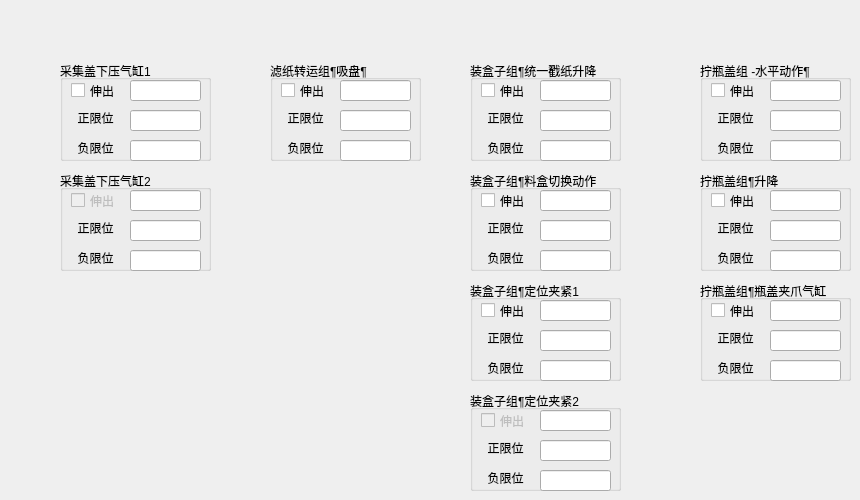
   <widget class="QWidget" name="tab_state">
    <attribute name="title">
     <string>调试模式-混合组气缸</string>
    </attribute>
    <widget class="QGroupBox" name="Cylinder_1">
     <property name="geometry">
      <rect>
       <x>60</x>
       <y>60</y>
       <width>151</width>
       <height>101</height>
      </rect>
     </property>
     <property name="title">
      <string>采集盖下压气缸1</string>
     </property>
     <property name="alignment">
      <set>Qt::AlignLeading|Qt::AlignLeft|Qt::AlignVCenter</set>
     </property>
     <widget class="QCheckBox" name="check_OpenCylinder_1">
      <property name="geometry">
       <rect>
        <x>11</x>
        <y>21</y>
        <width>61</width>
        <height>19</height>
       </rect>
      </property>
      <property name="sizePolicy">
       <sizepolicy hsizetype="Minimum" vsizetype="Fixed">
        <horstretch>0</horstretch>
        <verstretch>0</verstretch>
       </sizepolicy>
      </property>
      <property name="text">
       <string>伸出</string>
      </property>
     </widget>
     <widget class="QLineEdit" name="lineEdit_CylinderCmd_1">
      <property name="geometry">
       <rect>
        <x>70</x>
        <y>20</y>
        <width>71</width>
        <height>21</height>
       </rect>
      </property>
      <property name="text">
       <string/>
      </property>
     </widget>
     <widget class="QLineEdit" name="lineEdit_CylinderPosStatus_1">
      <property name="geometry">
       <rect>
        <x>70</x>
        <y>50</y>
        <width>71</width>
        <height>21</height>
       </rect>
      </property>
      <property name="text">
       <string/>
      </property>
      <property name="alignment">
       <set>Qt::AlignCenter</set>
      </property>
     </widget>
     <widget class="QLabel" name="label_CylinderPosStatus_1">
      <property name="geometry">
       <rect>
        <x>10</x>
        <y>50</y>
        <width>51</width>
        <height>16</height>
       </rect>
      </property>
      <property name="text">
       <string>正限位</string>
      </property>
      <property name="alignment">
       <set>Qt::AlignCenter</set>
      </property>
     </widget>
     <widget class="QLineEdit" name="lineEdit_CylinderNegStatus_1">
      <property name="geometry">
       <rect>
        <x>70</x>
        <y>80</y>
        <width>71</width>
        <height>21</height>
       </rect>
      </property>
      <property name="text">
       <string/>
      </property>
      <property name="alignment">
       <set>Qt::AlignCenter</set>
      </property>
     </widget>
     <widget class="QLabel" name="label_CylinderNegStatus_1">
      <property name="geometry">
       <rect>
        <x>10</x>
        <y>80</y>
        <width>51</width>
        <height>16</height>
       </rect>
      </property>
      <property name="text">
       <string>负限位</string>
      </property>
      <property name="alignment">
       <set>Qt::AlignCenter</set>
      </property>
     </widget>
    </widget>
    <widget class="QGroupBox" name="Cylinder_2">
     <property name="geometry">
      <rect>
       <x>60</x>
       <y>170</y>
       <width>151</width>
       <height>101</height>
      </rect>
     </property>
     <property name="title">
      <string>采集盖下压气缸2</string>
     </property>
     <property name="alignment">
      <set>Qt::AlignLeading|Qt::AlignLeft|Qt::AlignVCenter</set>
     </property>
     <widget class="QCheckBox" name="check_OpenCylinder_2">
      <property name="enabled">
       <bool>false</bool>
      </property>
      <property name="geometry">
       <rect>
        <x>11</x>
        <y>21</y>
        <width>61</width>
        <height>19</height>
       </rect>
      </property>
      <property name="sizePolicy">
       <sizepolicy hsizetype="Minimum" vsizetype="Fixed">
        <horstretch>0</horstretch>
        <verstretch>0</verstretch>
       </sizepolicy>
      </property>
      <property name="text">
       <string>伸出</string>
      </property>
     </widget>
     <widget class="QLineEdit" name="lineEdit_CylinderCmd_2">
      <property name="geometry">
       <rect>
        <x>70</x>
        <y>20</y>
        <width>71</width>
        <height>21</height>
       </rect>
      </property>
      <property name="text">
       <string/>
      </property>
     </widget>
     <widget class="QLineEdit" name="lineEdit_CylinderPosStatus_2">
      <property name="geometry">
       <rect>
        <x>70</x>
        <y>50</y>
        <width>71</width>
        <height>21</height>
       </rect>
      </property>
      <property name="text">
       <string/>
      </property>
      <property name="alignment">
       <set>Qt::AlignCenter</set>
      </property>
     </widget>
     <widget class="QLabel" name="label_CylinderPosStatus_2">
      <property name="geometry">
       <rect>
        <x>10</x>
        <y>50</y>
        <width>51</width>
        <height>16</height>
       </rect>
      </property>
      <property name="text">
       <string>正限位</string>
      </property>
      <property name="alignment">
       <set>Qt::AlignCenter</set>
      </property>
     </widget>
     <widget class="QLineEdit" name="lineEdit_CylinderNegStatus_2">
      <property name="geometry">
       <rect>
        <x>70</x>
        <y>80</y>
        <width>71</width>
        <height>21</height>
       </rect>
      </property>
      <property name="text">
       <string/>
      </property>
      <property name="alignment">
       <set>Qt::AlignCenter</set>
      </property>
     </widget>
     <widget class="QLabel" name="label_CylinderNegStatus_2">
      <property name="geometry">
       <rect>
        <x>10</x>
        <y>80</y>
        <width>51</width>
        <height>16</height>
       </rect>
      </property>
      <property name="text">
       <string>负限位</string>
      </property>
      <property name="alignment">
       <set>Qt::AlignCenter</set>
      </property>
     </widget>
    </widget>
    <widget class="QGroupBox" name="Cylinder_4">
     <property name="geometry">
      <rect>
       <x>700</x>
       <y>170</y>
       <width>151</width>
       <height>101</height>
      </rect>
     </property>
     <property name="title">
      <string>拧瓶盖组¶升降</string>
     </property>
     <property name="alignment">
      <set>Qt::AlignLeading|Qt::AlignLeft|Qt::AlignVCenter</set>
     </property>
     <widget class="QCheckBox" name="check_OpenCylinder_4">
      <property name="geometry">
       <rect>
        <x>11</x>
        <y>21</y>
        <width>61</width>
        <height>19</height>
       </rect>
      </property>
      <property name="sizePolicy">
       <sizepolicy hsizetype="Minimum" vsizetype="Fixed">
        <horstretch>0</horstretch>
        <verstretch>0</verstretch>
       </sizepolicy>
      </property>
      <property name="text">
       <string>伸出</string>
      </property>
     </widget>
     <widget class="QLineEdit" name="lineEdit_CylinderCmd_4">
      <property name="geometry">
       <rect>
        <x>70</x>
        <y>20</y>
        <width>71</width>
        <height>21</height>
       </rect>
      </property>
      <property name="text">
       <string/>
      </property>
     </widget>
     <widget class="QLineEdit" name="lineEdit_CylinderPosStatus_4">
      <property name="geometry">
       <rect>
        <x>70</x>
        <y>50</y>
        <width>71</width>
        <height>21</height>
       </rect>
      </property>
      <property name="text">
       <string/>
      </property>
      <property name="alignment">
       <set>Qt::AlignCenter</set>
      </property>
     </widget>
     <widget class="QLabel" name="label_CylinderPosStatus_4">
      <property name="geometry">
       <rect>
        <x>10</x>
        <y>50</y>
        <width>51</width>
        <height>16</height>
       </rect>
      </property>
      <property name="text">
       <string>正限位</string>
      </property>
      <property name="alignment">
       <set>Qt::AlignCenter</set>
      </property>
     </widget>
     <widget class="QLineEdit" name="lineEdit_CylinderNegStatus_4">
      <property name="geometry">
       <rect>
        <x>70</x>
        <y>80</y>
        <width>71</width>
        <height>21</height>
       </rect>
      </property>
      <property name="text">
       <string/>
      </property>
      <property name="alignment">
       <set>Qt::AlignCenter</set>
      </property>
     </widget>
     <widget class="QLabel" name="label_CylinderNegStatus_4">
      <property name="geometry">
       <rect>
        <x>10</x>
        <y>80</y>
        <width>51</width>
        <height>16</height>
       </rect>
      </property>
      <property name="text">
       <string>负限位</string>
      </property>
      <property name="alignment">
       <set>Qt::AlignCenter</set>
      </property>
     </widget>
    </widget>
    <widget class="QGroupBox" name="Cylinder_7">
     <property name="geometry">
      <rect>
       <x>470</x>
       <y>60</y>
       <width>151</width>
       <height>101</height>
      </rect>
     </property>
     <property name="title">
      <string>装盒子组¶统一戳纸升降</string>
     </property>
     <property name="alignment">
      <set>Qt::AlignLeading|Qt::AlignLeft|Qt::AlignVCenter</set>
     </property>
     <widget class="QCheckBox" name="check_OpenCylinder_7">
      <property name="geometry">
       <rect>
        <x>11</x>
        <y>21</y>
        <width>61</width>
        <height>19</height>
       </rect>
      </property>
      <property name="sizePolicy">
       <sizepolicy hsizetype="Minimum" vsizetype="Fixed">
        <horstretch>0</horstretch>
        <verstretch>0</verstretch>
       </sizepolicy>
      </property>
      <property name="text">
       <string>伸出</string>
      </property>
     </widget>
     <widget class="QLineEdit" name="lineEdit_CylinderCmd_7">
      <property name="geometry">
       <rect>
        <x>70</x>
        <y>20</y>
        <width>71</width>
        <height>21</height>
       </rect>
      </property>
      <property name="text">
       <string/>
      </property>
     </widget>
     <widget class="QLineEdit" name="lineEdit_CylinderPosStatus_7">
      <property name="geometry">
       <rect>
        <x>70</x>
        <y>50</y>
        <width>71</width>
        <height>21</height>
       </rect>
      </property>
      <property name="text">
       <string/>
      </property>
      <property name="alignment">
       <set>Qt::AlignCenter</set>
      </property>
     </widget>
     <widget class="QLabel" name="label_CylinderPosStatus_7">
      <property name="geometry">
       <rect>
        <x>10</x>
        <y>50</y>
        <width>51</width>
        <height>16</height>
       </rect>
      </property>
      <property name="text">
       <string>正限位</string>
      </property>
      <property name="alignment">
       <set>Qt::AlignCenter</set>
      </property>
     </widget>
     <widget class="QLineEdit" name="lineEdit_CylinderNegStatus_7">
      <property name="geometry">
       <rect>
        <x>70</x>
        <y>80</y>
        <width>71</width>
        <height>21</height>
       </rect>
      </property>
      <property name="text">
       <string/>
      </property>
      <property name="alignment">
       <set>Qt::AlignCenter</set>
      </property>
     </widget>
     <widget class="QLabel" name="label_CylinderNegStatus_7">
      <property name="geometry">
       <rect>
        <x>10</x>
        <y>80</y>
        <width>51</width>
        <height>16</height>
       </rect>
      </property>
      <property name="text">
       <string>负限位</string>
      </property>
      <property name="alignment">
       <set>Qt::AlignCenter</set>
      </property>
     </widget>
    </widget>
    <widget class="QGroupBox" name="Cylinder_8">
     <property name="geometry">
      <rect>
       <x>470</x>
       <y>280</y>
       <width>151</width>
       <height>101</height>
      </rect>
     </property>
     <property name="title">
      <string>装盒子组¶定位夹紧1</string>
     </property>
     <property name="alignment">
      <set>Qt::AlignLeading|Qt::AlignLeft|Qt::AlignVCenter</set>
     </property>
     <widget class="QCheckBox" name="check_OpenCylinder_8">
      <property name="geometry">
       <rect>
        <x>11</x>
        <y>21</y>
        <width>61</width>
        <height>19</height>
       </rect>
      </property>
      <property name="sizePolicy">
       <sizepolicy hsizetype="Minimum" vsizetype="Fixed">
        <horstretch>0</horstretch>
        <verstretch>0</verstretch>
       </sizepolicy>
      </property>
      <property name="text">
       <string>伸出</string>
      </property>
     </widget>
     <widget class="QLineEdit" name="lineEdit_CylinderCmd_8">
      <property name="geometry">
       <rect>
        <x>70</x>
        <y>20</y>
        <width>71</width>
        <height>21</height>
       </rect>
      </property>
      <property name="text">
       <string/>
      </property>
     </widget>
     <widget class="QLineEdit" name="lineEdit_CylinderPosStatus_8">
      <property name="geometry">
       <rect>
        <x>70</x>
        <y>50</y>
        <width>71</width>
        <height>21</height>
       </rect>
      </property>
      <property name="text">
       <string/>
      </property>
      <property name="alignment">
       <set>Qt::AlignCenter</set>
      </property>
     </widget>
     <widget class="QLabel" name="label_CylinderPosStatus_8">
      <property name="geometry">
       <rect>
        <x>10</x>
        <y>50</y>
        <width>51</width>
        <height>16</height>
       </rect>
      </property>
      <property name="text">
       <string>正限位</string>
      </property>
      <property name="alignment">
       <set>Qt::AlignCenter</set>
      </property>
     </widget>
     <widget class="QLineEdit" name="lineEdit_CylinderNegStatus_8">
      <property name="geometry">
       <rect>
        <x>70</x>
        <y>80</y>
        <width>71</width>
        <height>21</height>
       </rect>
      </property>
      <property name="text">
       <string/>
      </property>
      <property name="alignment">
       <set>Qt::AlignCenter</set>
      </property>
     </widget>
     <widget class="QLabel" name="label_CylinderNegStatus_8">
      <property name="geometry">
       <rect>
        <x>10</x>
        <y>80</y>
        <width>51</width>
        <height>16</height>
       </rect>
      </property>
      <property name="text">
       <string>负限位</string>
      </property>
      <property name="alignment">
       <set>Qt::AlignCenter</set>
      </property>
     </widget>
    </widget>
    <widget class="QGroupBox" name="Cylinder_9">
     <property name="geometry">
      <rect>
       <x>470</x>
       <y>390</y>
       <width>151</width>
       <height>101</height>
      </rect>
     </property>
     <property name="title">
      <string>装盒子组¶定位夹紧2</string>
     </property>
     <property name="alignment">
      <set>Qt::AlignLeading|Qt::AlignLeft|Qt::AlignVCenter</set>
     </property>
     <widget class="QCheckBox" name="check_OpenCylinder_9">
      <property name="enabled">
       <bool>false</bool>
      </property>
      <property name="geometry">
       <rect>
        <x>11</x>
        <y>21</y>
        <width>61</width>
        <height>19</height>
       </rect>
      </property>
      <property name="sizePolicy">
       <sizepolicy hsizetype="Minimum" vsizetype="Fixed">
        <horstretch>0</horstretch>
        <verstretch>0</verstretch>
       </sizepolicy>
      </property>
      <property name="text">
       <string>伸出</string>
      </property>
     </widget>
     <widget class="QLineEdit" name="lineEdit_CylinderCmd_9">
      <property name="geometry">
       <rect>
        <x>70</x>
        <y>20</y>
        <width>71</width>
        <height>21</height>
       </rect>
      </property>
      <property name="text">
       <string/>
      </property>
     </widget>
     <widget class="QLineEdit" name="lineEdit_CylinderPosStatus_9">
      <property name="geometry">
       <rect>
        <x>70</x>
        <y>50</y>
        <width>71</width>
        <height>21</height>
       </rect>
      </property>
      <property name="text">
       <string/>
      </property>
      <property name="alignment">
       <set>Qt::AlignCenter</set>
      </property>
     </widget>
     <widget class="QLabel" name="label_CylinderPosStatus_9">
      <property name="geometry">
       <rect>
        <x>10</x>
        <y>50</y>
        <width>51</width>
        <height>16</height>
       </rect>
      </property>
      <property name="text">
       <string>正限位</string>
      </property>
      <property name="alignment">
       <set>Qt::AlignCenter</set>
      </property>
     </widget>
     <widget class="QLineEdit" name="lineEdit_CylinderNegStatus_9">
      <property name="geometry">
       <rect>
        <x>70</x>
        <y>80</y>
        <width>71</width>
        <height>21</height>
       </rect>
      </property>
      <property name="text">
       <string/>
      </property>
      <property name="alignment">
       <set>Qt::AlignCenter</set>
      </property>
     </widget>
     <widget class="QLabel" name="label_CylinderNegStatus_9">
      <property name="geometry">
       <rect>
        <x>10</x>
        <y>80</y>
        <width>51</width>
        <height>16</height>
       </rect>
      </property>
      <property name="text">
       <string>负限位</string>
      </property>
      <property name="alignment">
       <set>Qt::AlignCenter</set>
      </property>
     </widget>
    </widget>
    <widget class="QGroupBox" name="Cylinder_10">
     <property name="geometry">
      <rect>
       <x>470</x>
       <y>170</y>
       <width>151</width>
       <height>101</height>
      </rect>
     </property>
     <property name="title">
      <string>装盒子组¶料盒切换动作</string>
     </property>
     <property name="alignment">
      <set>Qt::AlignLeading|Qt::AlignLeft|Qt::AlignVCenter</set>
     </property>
     <widget class="QCheckBox" name="check_OpenCylinder_10">
      <property name="geometry">
       <rect>
        <x>11</x>
        <y>21</y>
        <width>61</width>
        <height>19</height>
       </rect>
      </property>
      <property name="sizePolicy">
       <sizepolicy hsizetype="Minimum" vsizetype="Fixed">
        <horstretch>0</horstretch>
        <verstretch>0</verstretch>
       </sizepolicy>
      </property>
      <property name="text">
       <string>伸出</string>
      </property>
     </widget>
     <widget class="QLineEdit" name="lineEdit_CylinderCmd_10">
      <property name="geometry">
       <rect>
        <x>70</x>
        <y>20</y>
        <width>71</width>
        <height>21</height>
       </rect>
      </property>
      <property name="text">
       <string/>
      </property>
     </widget>
     <widget class="QLineEdit" name="lineEdit_CylinderPosStatus_10">
      <property name="geometry">
       <rect>
        <x>70</x>
        <y>50</y>
        <width>71</width>
        <height>21</height>
       </rect>
      </property>
      <property name="text">
       <string/>
      </property>
      <property name="alignment">
       <set>Qt::AlignCenter</set>
      </property>
     </widget>
     <widget class="QLabel" name="label_CylinderPosStatus_10">
      <property name="geometry">
       <rect>
        <x>10</x>
        <y>50</y>
        <width>51</width>
        <height>16</height>
       </rect>
      </property>
      <property name="text">
       <string>正限位</string>
      </property>
      <property name="alignment">
       <set>Qt::AlignCenter</set>
      </property>
     </widget>
     <widget class="QLineEdit" name="lineEdit_CylinderNegStatus_10">
      <property name="geometry">
       <rect>
        <x>70</x>
        <y>80</y>
        <width>71</width>
        <height>21</height>
       </rect>
      </property>
      <property name="text">
       <string/>
      </property>
      <property name="alignment">
       <set>Qt::AlignCenter</set>
      </property>
     </widget>
     <widget class="QLabel" name="label_CylinderNegStatus_10">
      <property name="geometry">
       <rect>
        <x>10</x>
        <y>80</y>
        <width>51</width>
        <height>16</height>
       </rect>
      </property>
      <property name="text">
       <string>负限位</string>
      </property>
      <property name="alignment">
       <set>Qt::AlignCenter</set>
      </property>
     </widget>
    </widget>
    <widget class="QGroupBox" name="Cylinder_11">
     <property name="geometry">
      <rect>
       <x>270</x>
       <y>60</y>
       <width>151</width>
       <height>101</height>
      </rect>
     </property>
     <property name="title">
      <string>滤纸转运组¶吸盘¶</string>
     </property>
     <property name="alignment">
      <set>Qt::AlignLeading|Qt::AlignLeft|Qt::AlignVCenter</set>
     </property>
     <widget class="QCheckBox" name="check_OpenCylinder_11">
      <property name="geometry">
       <rect>
        <x>11</x>
        <y>21</y>
        <width>61</width>
        <height>19</height>
       </rect>
      </property>
      <property name="sizePolicy">
       <sizepolicy hsizetype="Minimum" vsizetype="Fixed">
        <horstretch>0</horstretch>
        <verstretch>0</verstretch>
       </sizepolicy>
      </property>
      <property name="text">
       <string>伸出</string>
      </property>
     </widget>
     <widget class="QLineEdit" name="lineEdit_CylinderCmd_11">
      <property name="geometry">
       <rect>
        <x>70</x>
        <y>20</y>
        <width>71</width>
        <height>21</height>
       </rect>
      </property>
      <property name="text">
       <string/>
      </property>
     </widget>
     <widget class="QLineEdit" name="lineEdit_CylinderPosStatus_11">
      <property name="geometry">
       <rect>
        <x>70</x>
        <y>50</y>
        <width>71</width>
        <height>21</height>
       </rect>
      </property>
      <property name="text">
       <string/>
      </property>
      <property name="alignment">
       <set>Qt::AlignCenter</set>
      </property>
     </widget>
     <widget class="QLabel" name="label_CylinderPosStatus_11">
      <property name="geometry">
       <rect>
        <x>10</x>
        <y>50</y>
        <width>51</width>
        <height>16</height>
       </rect>
      </property>
      <property name="text">
       <string>正限位</string>
      </property>
      <property name="alignment">
       <set>Qt::AlignCenter</set>
      </property>
     </widget>
     <widget class="QLineEdit" name="lineEdit_CylinderNegStatus_11">
      <property name="geometry">
       <rect>
        <x>70</x>
        <y>80</y>
        <width>71</width>
        <height>21</height>
       </rect>
      </property>
      <property name="text">
       <string/>
      </property>
      <property name="alignment">
       <set>Qt::AlignCenter</set>
      </property>
     </widget>
     <widget class="QLabel" name="label_CylinderNegStatus_11">
      <property name="geometry">
       <rect>
        <x>10</x>
        <y>80</y>
        <width>51</width>
        <height>16</height>
       </rect>
      </property>
      <property name="text">
       <string>负限位</string>
      </property>
      <property name="alignment">
       <set>Qt::AlignCenter</set>
      </property>
     </widget>
    </widget>
    <widget class="QGroupBox" name="Cylinder_12">
     <property name="geometry">
      <rect>
       <x>700</x>
       <y>280</y>
       <width>151</width>
       <height>101</height>
      </rect>
     </property>
     <property name="title">
      <string>拧瓶盖组¶瓶盖夹爪气缸</string>
     </property>
     <property name="alignment">
      <set>Qt::AlignLeading|Qt::AlignLeft|Qt::AlignVCenter</set>
     </property>
     <widget class="QCheckBox" name="check_OpenCylinder_12">
      <property name="geometry">
       <rect>
        <x>11</x>
        <y>21</y>
        <width>61</width>
        <height>19</height>
       </rect>
      </property>
      <property name="sizePolicy">
       <sizepolicy hsizetype="Minimum" vsizetype="Fixed">
        <horstretch>0</horstretch>
        <verstretch>0</verstretch>
       </sizepolicy>
      </property>
      <property name="text">
       <string>伸出</string>
      </property>
     </widget>
     <widget class="QLineEdit" name="lineEdit_CylinderCmd_12">
      <property name="geometry">
       <rect>
        <x>70</x>
        <y>20</y>
        <width>71</width>
        <height>21</height>
       </rect>
      </property>
      <property name="text">
       <string/>
      </property>
     </widget>
     <widget class="QLineEdit" name="lineEdit_CylinderPosStatus_12">
      <property name="geometry">
       <rect>
        <x>70</x>
        <y>50</y>
        <width>71</width>
        <height>21</height>
       </rect>
      </property>
      <property name="text">
       <string/>
      </property>
      <property name="alignment">
       <set>Qt::AlignCenter</set>
      </property>
     </widget>
     <widget class="QLabel" name="label_CylinderPosStatus_12">
      <property name="geometry">
       <rect>
        <x>10</x>
        <y>50</y>
        <width>51</width>
        <height>16</height>
       </rect>
      </property>
      <property name="text">
       <string>正限位</string>
      </property>
      <property name="alignment">
       <set>Qt::AlignCenter</set>
      </property>
     </widget>
     <widget class="QLineEdit" name="lineEdit_CylinderNegStatus_12">
      <property name="geometry">
       <rect>
        <x>70</x>
        <y>80</y>
        <width>71</width>
        <height>21</height>
       </rect>
      </property>
      <property name="text">
       <string/>
      </property>
      <property name="alignment">
       <set>Qt::AlignCenter</set>
      </property>
     </widget>
     <widget class="QLabel" name="label_CylinderNegStatus_12">
      <property name="geometry">
       <rect>
        <x>10</x>
        <y>80</y>
        <width>51</width>
        <height>16</height>
       </rect>
      </property>
      <property name="text">
       <string>负限位</string>
      </property>
      <property name="alignment">
       <set>Qt::AlignCenter</set>
      </property>
     </widget>
    </widget>
    <widget class="QGroupBox" name="Cylinder_13">
     <property name="geometry">
      <rect>
       <x>700</x>
       <y>60</y>
       <width>151</width>
       <height>101</height>
      </rect>
     </property>
     <property name="title">
      <string>拧瓶盖组 -水平动作¶</string>
     </property>
     <property name="alignment">
      <set>Qt::AlignLeading|Qt::AlignLeft|Qt::AlignVCenter</set>
     </property>
     <widget class="QCheckBox" name="check_OpenCylinder_13">
      <property name="geometry">
       <rect>
        <x>11</x>
        <y>21</y>
        <width>61</width>
        <height>19</height>
       </rect>
      </property>
      <property name="sizePolicy">
       <sizepolicy hsizetype="Minimum" vsizetype="Fixed">
        <horstretch>0</horstretch>
        <verstretch>0</verstretch>
       </sizepolicy>
      </property>
      <property name="text">
       <string>伸出</string>
      </property>
     </widget>
     <widget class="QLineEdit" name="lineEdit_CylinderCmd_13">
      <property name="geometry">
       <rect>
        <x>70</x>
        <y>20</y>
        <width>71</width>
        <height>21</height>
       </rect>
      </property>
      <property name="text">
       <string/>
      </property>
     </widget>
     <widget class="QLineEdit" name="lineEdit_CylinderPosStatus_13">
      <property name="geometry">
       <rect>
        <x>70</x>
        <y>50</y>
        <width>71</width>
        <height>21</height>
       </rect>
      </property>
      <property name="text">
       <string/>
      </property>
      <property name="alignment">
       <set>Qt::AlignCenter</set>
      </property>
     </widget>
     <widget class="QLabel" name="label_CylinderPosStatus_13">
      <property name="geometry">
       <rect>
        <x>10</x>
        <y>50</y>
        <width>51</width>
        <height>16</height>
       </rect>
      </property>
      <property name="text">
       <string>正限位</string>
      </property>
      <property name="alignment">
       <set>Qt::AlignCenter</set>
      </property>
     </widget>
     <widget class="QLineEdit" name="lineEdit_CylinderNegStatus_13">
      <property name="geometry">
       <rect>
        <x>70</x>
        <y>80</y>
        <width>71</width>
        <height>21</height>
       </rect>
      </property>
      <property name="text">
       <string/>
      </property>
      <property name="alignment">
       <set>Qt::AlignCenter</set>
      </property>
     </widget>
     <widget class="QLabel" name="label_CylinderNegStatus_13">
      <property name="geometry">
       <rect>
        <x>10</x>
        <y>80</y>
        <width>51</width>
        <height>16</height>
       </rect>
      </property>
      <property name="text">
       <string>负限位</string>
      </property>
      <property name="alignment">
       <set>Qt::AlignCenter</set>
      </property>
     </widget>
    </widget>
   </widget>
